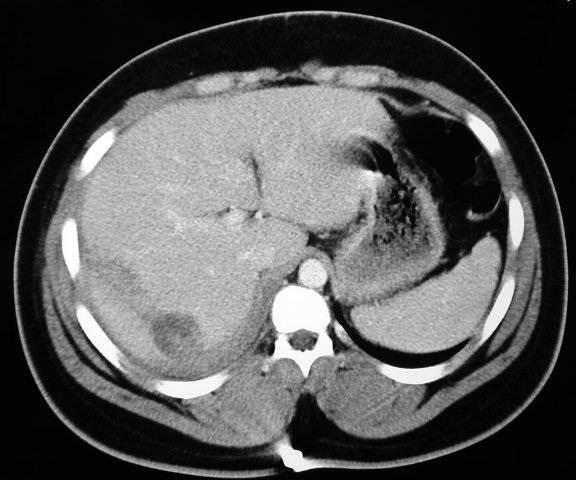
%> input picture Dataset/IMG (1).jpg, 576 x 480 px
$ octave main.m   (GNU Octave 9; MATLAB toolbox functions it lacks are replaced by stand-ins)
%> lines starting %> are read from the running program, lines starting %| are printed output that depends on the picture; in (x1, y1, x2, y2) boxes, pixels count from 0 and x2, y2 are one past the last pixel; in counts of white or black regions, pixels touching at a corner belong together; the program's own positions count from 1
### glcm.m
function [out] = glcm(glcmin,pairs)

if ((nargin > 2) || (nargin == 0))
   error('Too many or too few input arguments. Enter GLCM and pairs.');
elseif ( (nargin == 2) )
    if ((size(glcmin,1) <= 1) || (size(glcmin,2) <= 1))
       error('The GLCM should be a 2-D or 3-D matrix.');
    elseif ( size(glcmin,1) ~= size(glcmin,2) )
        error('Each GLCM should be square with NumLevels rows and NumLevels cols');
    end
elseif (nargin == 1)
    pairs = 0;
    if ((size(glcmin,1) <= 1) || (size(glcmin,2) <= 1))
       error('The GLCM should be a 2-D or 3-D matrix.');
    elseif ( size(glcmin,1) ~= size(glcmin,2) )
       error('Each GLCM should be square with NumLevels rows and NumLevels cols');
    end
end


format long e
if (pairs == 1)
    newn = 1;
    for nglcm = 1:2:size(glcmin,3)
        glcm(:,:,newn)  = glcmin(:,:,nglcm) + glcmin(:,:,nglcm+1);
        newn = newn + 1;
    end
elseif (pairs == 0)
    glcm = glcmin;
end

size_glcm_1 = size(glcm,1);
size_glcm_2 = size(glcm,2);
size_glcm_3 = size(glcm,3);

out.autoc = zeros(1,size_glcm_3);
out.contr = zeros(1,size_glcm_3);
out.corrm = zeros(1,size_glcm_3);
out.corrp = zeros(1,size_glcm_3);
out.cprom = zeros(1,size_glcm_3);
out.cshad = zeros(1,size_glcm_3);
out.dissi = zeros(1,size_glcm_3);
out.energ = zeros(1,size_glcm_3);
out.entro = zeros(1,size_glcm_3);
out.homom = zeros(1,size_glcm_3);
out.homop = zeros(1,size_glcm_3);
out.maxpr = zeros(1,size_glcm_3);
out.sosvh = zeros(1,size_glcm_3);
out.savgh = zeros(1,size_glcm_3);
out.svarh = zeros(1,size_glcm_3);
out.senth = zeros(1,size_glcm_3);
out.dvarh = zeros(1,size_glcm_3);
out.denth = zeros(1,size_glcm_3);
out.inf1h = zeros(1,size_glcm_3);
out.inf2h = zeros(1,size_glcm_3);
out.indnc = zeros(1,size_glcm_3);
out.idmnc = zeros(1,size_glcm_3);

glcm_sum  = zeros(size_glcm_3,1);
glcm_mean = zeros(size_glcm_3,1);
glcm_var  = zeros(size_glcm_3,1);

u_x = zeros(size_glcm_3,1);
u_y = zeros(size_glcm_3,1);
s_x = zeros(size_glcm_3,1);
s_y = zeros(size_glcm_3,1);


p_x = zeros(size_glcm_1,size_glcm_3);
p_y = zeros(size_glcm_2,size_glcm_3);
p_xplusy = zeros((size_glcm_1*2 - 1),size_glcm_3);
p_xminusy = zeros((size_glcm_1),size_glcm_3);

hxy  = zeros(size_glcm_3,1);
hxy1 = zeros(size_glcm_3,1);
hx   = zeros(size_glcm_3,1);
hy   = zeros(size_glcm_3,1);
hxy2 = zeros(size_glcm_3,1);


for k = 1:size_glcm_3

    glcm_sum(k) = sum(sum(glcm(:,:,k)));
    glcm(:,:,k) = glcm(:,:,k)./glcm_sum(k);
    glcm_mean(k) = mean2(glcm(:,:,k));
    glcm_var(k)  = (std2(glcm(:,:,k)))^2;

    for i = 1:size_glcm_1

        for j = 1:size_glcm_2

            out.contr(k) = out.contr(k) + (abs(i - j))^2.*glcm(i,j,k);
            out.dissi(k) = out.dissi(k) + (abs(i - j)*glcm(i,j,k));
            out.energ(k) = out.energ(k) + (glcm(i,j,k).^2);
            out.entro(k) = out.entro(k) - (glcm(i,j,k)*log(glcm(i,j,k) + eps));
            out.homom(k) = out.homom(k) + (glcm(i,j,k)/( 1 + abs(i-j) ));
            out.homop(k) = out.homop(k) + (glcm(i,j,k)/( 1 + (i - j)^2));

            out.sosvh(k) = out.sosvh(k) + glcm(i,j,k)*((i - glcm_mean(k))^2);


            out.indnc(k) = out.indnc(k) + (glcm(i,j,k)/( 1 + (abs(i-j)/size_glcm_1) ));
            out.idmnc(k) = out.idmnc(k) + (glcm(i,j,k)/( 1 + ((i - j)/size_glcm_1)^2));
            u_x(k)          = u_x(k) + (i)*glcm(i,j,k);
            u_y(k)          = u_y(k) + (j)*glcm(i,j,k);

        end

    end
    out.maxpr(k) = max(max(glcm(:,:,k)));
end

for k = 1:size_glcm_3

    for i = 1:size_glcm_1

        for j = 1:size_glcm_2
            p_x(i,k) = p_x(i,k) + glcm(i,j,k);
            p_y(i,k) = p_y(i,k) + glcm(j,i,k); % taking i for j and j for i
            if (ismember((i + j),[2:2*size_glcm_1]))
                p_xplusy((i+j)-1,k) = p_xplusy((i+j)-1,k) + glcm(i,j,k);
            end
            if (ismember(abs(i-j),[0:(size_glcm_1-1)]))
                p_xminusy((abs(i-j))+1,k) = p_xminusy((abs(i-j))+1,k) +...
                    glcm(i,j,k);
            end
        end
    end


end

for k = 1:(size_glcm_3)

    for i = 1:(2*(size_glcm_1)-1)
        out.savgh(k) = out.savgh(k) + (i+1)*p_xplusy(i,k);

        out.senth(k) = out.senth(k) - (p_xplusy(i,k)*log(p_xplusy(i,k) + eps));
    end

end

for k = 1:(size_glcm_3)

    for i = 1:(2*(size_glcm_1)-1)
        out.svarh(k) = out.svarh(k) + (((i+1) - out.senth(k))^2)*p_xplusy(i,k);

    end

end
for k = 1:size_glcm_3

    for i = 0:(size_glcm_1-1)
        out.denth(k) = out.denth(k) - (p_xminusy(i+1,k)*log(p_xminusy(i+1,k) + eps));
        out.dvarh(k) = out.dvarh(k) + (i^2)*p_xminusy(i+1,k);
    end
end

for k = 1:size_glcm_3
    hxy(k) = out.entro(k);
    for i = 1:size_glcm_1

        for j = 1:size_glcm_2
            hxy1(k) = hxy1(k) - (glcm(i,j,k)*log(p_x(i,k)*p_y(j,k) + eps));
            hxy2(k) = hxy2(k) - (p_x(i,k)*p_y(j,k)*log(p_x(i,k)*p_y(j,k) + eps));

        end
        hx(k) = hx(k) - (p_x(i,k)*log(p_x(i,k) + eps));
        hy(k) = hy(k) - (p_y(i,k)*log(p_y(i,k) + eps));
    end
    out.inf1h(k) = ( hxy(k) - hxy1(k) ) / ( max([hx(k),hy(k)]) );
    out.inf2h(k) = ( 1 - exp( -2*( hxy2(k) - hxy(k) ) ) )^0.5;

end

corm = zeros(size_glcm_3,1);
corp = zeros(size_glcm_3,1);

for k = 1:size_glcm_3
    for i = 1:size_glcm_1
        for j = 1:size_glcm_2
            s_x(k)  = s_x(k)  + (((i) - u_x(k))^2)*glcm(i,j,k);
            s_y(k)  = s_y(k)  + (((j) - u_y(k))^2)*glcm(i,j,k);
            corp(k) = corp(k) + ((i)*(j)*glcm(i,j,k));
            corm(k) = corm(k) + (((i) - u_x(k))*((j) - u_y(k))*glcm(i,j,k));
            out.cprom(k) = out.cprom(k) + (((i + j - u_x(k) - u_y(k))^4)*...
                glcm(i,j,k));
            out.cshad(k) = out.cshad(k) + (((i + j - u_x(k) - u_y(k))^3)*...
                glcm(i,j,k));
        end
    end

    s_x(k) = s_x(k) ^ 0.5;
    s_y(k) = s_y(k) ^ 0.5;
    out.autoc(k) = corp(k);
    out.corrp(k) = (corp(k) - u_x(k)*u_y(k))/(s_x(k)*s_y(k));
    out.corrm(k) = corm(k) / (s_x(k)*s_y(k));

end

### main.m
% -- Clear commands -- %
clear all
close all
clc

% -- Getting input image -- %

[file,p] = uigetfile('*.*');
%> the answer given: Dataset/IMG (1).jpg

if file == 0

    warndlg('You Have Cancelled...');

else

    I = imread([p file]);
%> I is the input picture: size 480x576x3 uint8; min 0, max 255, mean 86.2

    figure(1),

    imshow(I);
    title('Input Image','FontName','Times New Roman');

% -- Image Noise Filtering -- %

    flevel = 0.5;
    fmat = 3;

    Im = fspecial('gaussian',[fmat fmat],flevel);

    Filt = imfilter(I,Im);

    figure(2),

    imshow(Filt);
    title('Filtered Image','FontName','Times New Roman');


% -- SEgmentation -- %

if size(Filt,3) == 3

    I = rgb2gray(Filt);
%> I: size 480x576 uint8
else
    I = Filt;
end

    imshow(I)

    text(732,501,'Image courtesy of Corel(R)',...
        'FontSize',7,'HorizontalAlignment','right')
    hy = fspecial('sobel');
    hx = hy';
    Iy = imfilter(double(I), hy, 'replicate');
    Ix = imfilter(double(I), hx, 'replicate');
    gradmag = sqrt(Ix.^2 + Iy.^2);

    figure
    imshow(gradmag,[]), title('Gradient magnitude (gradmag)')
    L = watershed(gradmag);
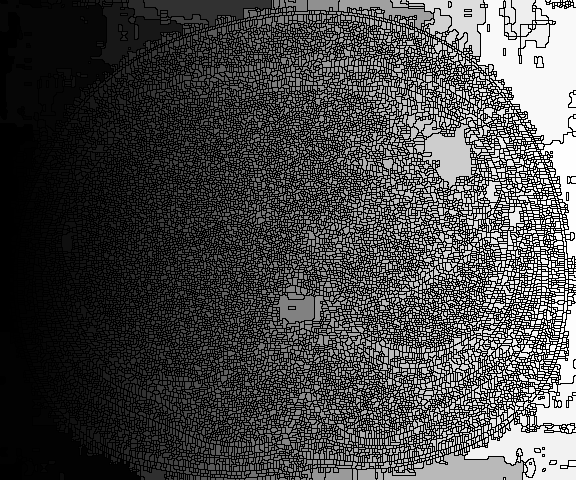
%> L: size 480x576 uint16; min 0, max 16874, mean 4879.4; drawn with min black and max white
    Lrgb = label2rgb(L);
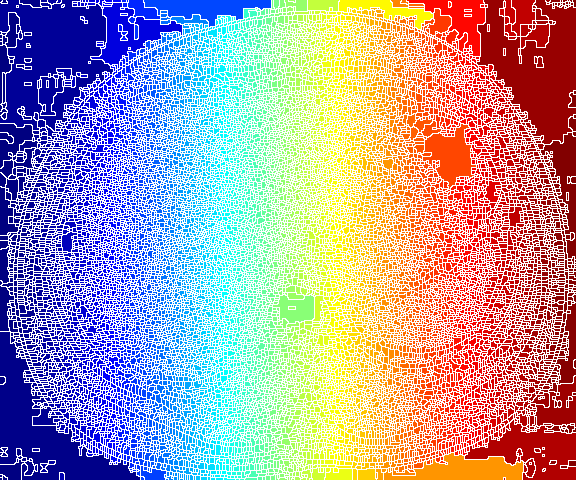
%> Lrgb: size 480x576x3 uint8; mean R, G, B 174.6, 159, 166.2
    figure, imshow(Lrgb), title('Watershed transform of gradient magnitude (Lrgb)')

    se = strel('disk', 20);
    Io = imopen(I, se);
    figure
    imshow(Io), title('Opening (Io)')

    Ie = imerode(I, se);
    Iobr = imreconstruct(Ie, I);

    figure
    imshow(Iobr), title('Opening-by-reconstruction (Iobr)')

    Ioc = imclose(Io, se);

    figure
    imshow(Ioc), title('Opening-closing (Ioc)')

    Iobrd = imdilate(Iobr, se);
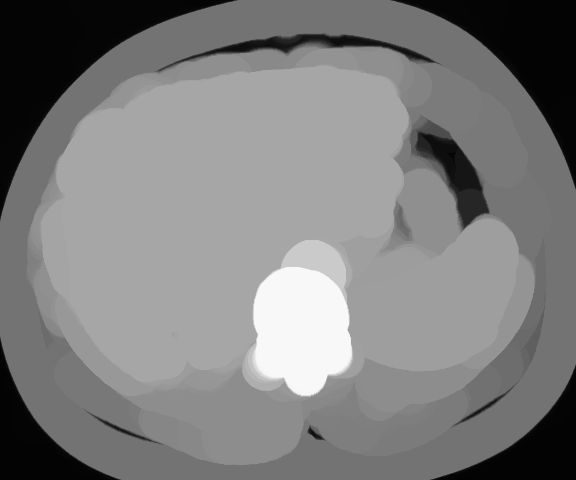
%> Iobrd: size 480x576 uint8; min 2, max 248, mean 125.7
    Iobrcbr = imreconstruct(imcomplement(Iobrd), imcomplement(Iobr));
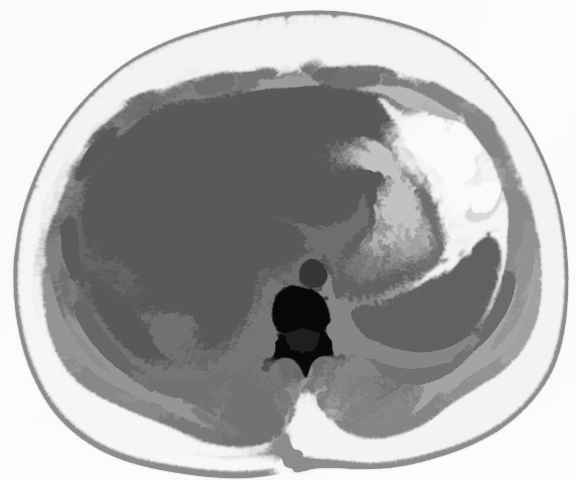
%> Iobrcbr: size 480x576 uint8; min 7, max 253, mean 172.2
    Iobrcbr = imcomplement(Iobrcbr);

    figure
    imshow(Iobrcbr), title('Opening-closing by reconstruction (Iobrcbr)')

    fgm = imregionalmax(Iobrcbr);
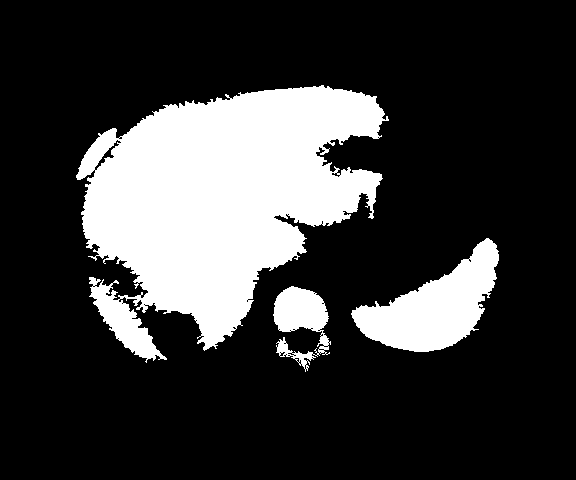
%> fgm: size 480x576 logical; 22.1% white; 3 white regions, box (x1, y1, x2, y2) and area: (76, 85, 389, 363) 50554, (351, 238, 499, 352) 8118, (273, 286, 331, 372) 2513

    figure
    imshow(fgm), title('Regional maxima of opening-closing by reconstruction (fgm)')

    I2 = I;
    I2(fgm) = 255;

    figure
    imshow(I2), title('Regional maxima superimposed on original image (I2)')

    se2 = strel(ones(5,5));
    fgm2 = imclose(fgm, se2);
%> fgm2: size 480x576 logical; 22.7% white; 3 white regions, box (x1, y1, x2, y2) and area: (76, 85, 389, 363) 51883, (351, 238, 499, 352) 8222, (273, 286, 331, 372) 2730
    fgm3 = imerode(fgm2, se2);
%> fgm3: size 480x576 logical; 20.7% white; 6 white regions (1 under 20 px), largest, box (x1, y1, x2, y2) and area: (79, 88, 386, 347) 46274, (354, 241, 497, 350) 7159, (91, 279, 161, 358) 1879, (276, 289, 326, 330) 1588, (279, 335, 327, 366) 307

    fgm4 = bwareaopen(fgm3, 20);
    I3 = I;
    I3(fgm4) = 200;

    figure
    imshow(I3)
    title('Modified regional maxima superimposed on original image (fgm4)')


    for ii = 1:size(fgm4,1)
        for jj = 1:size(fgm4,2)
            if fgm4(ii,jj) == 1
                outp(ii,jj) = I(ii,jj);
            else
                outp(ii,jj) = 0;
            end
        end
    end
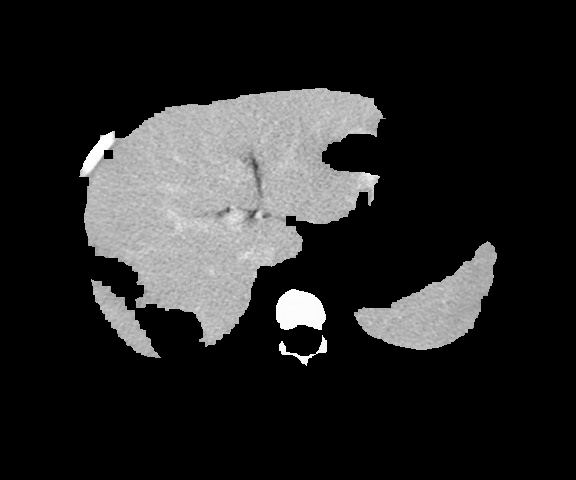
%> outp: size 480x576 double; min 0, max 255, mean 38.2


    figure
    imshow(outp,[])
    title('Modified regional maxima superimposed on original image (fgm4)')


    bw1 = double(fgm);
    bw1 = im2bw(bw1);
    figure(11),
    imshow(I), title('Objects in cluster 1');

    hold on;

    boundaries = bwboundaries(bw1);
%> boundaries = 41 boundaries; largest, box (x1, y1, x2, y2) and points: (76, 85, 389, 363) 2184, (351, 238, 499, 352) 464, (273, 286, 331, 372) 461, (95, 140, 121, 170) 84, (332, 173, 340, 177) 17
    numberOfBoundaries = size(boundaries);
%> numberOfBoundaries = [41 1]

    for k = 1 : numberOfBoundaries

        thisBoundary= boundaries{k};
        figure(11),plot(thisBoundary(:,2), thisBoundary(:,1), 'r', 'LineWidth',1.5);

    end
%> this loop made 41 passes
%> thisBoundary on passes 4, 6, 7, 8, 9, 10, 11, 12: [287 94; 287 95; 287 94], [339 119; 339 119], [139 120; 138 121; 138 122; 139 122; 139 121; 139 120], [304 123; 304 123], [305 145; 305 145], [321 197; 321 197], [328 234; 328 235; 329 236; 329 235; 328 234], [301 248; 302 248; 301 248]
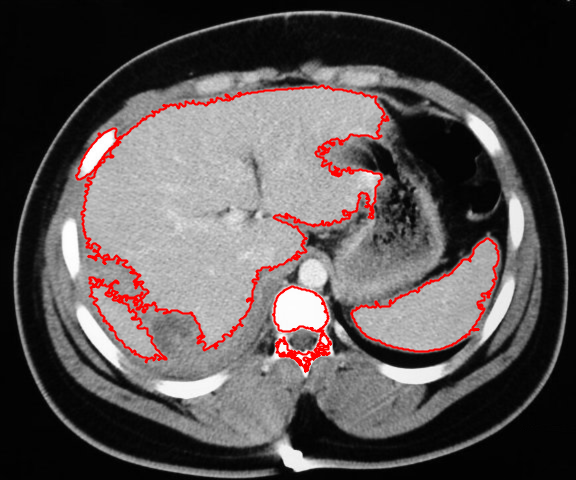
%> figure redrawn from the program's plot data; its title reads 'Objects in cluster 1'
    hold off;


% -- GLCM Feature -- %

GLCM2 = graycomatrix((outp),'Offset',[2 0;0 2]);

stats = glcm(GLCM2,0);
%> after the loop in glcm, `for k = 1:size_glcm_3`: glcm_mean = [0.0156; 0.0156]; glcm_sum = [275328; 275520]; glcm_var = [0.0102; 0.0103]; out = {autoc [0 0], contr [0.512 0.417], corrm [0 0], corrp [0 0], cprom [0 0], cshad [0 0]}; u_x = [2.45; 2.45]
%> after the loop in glcm, `for k = 1:size_glcm_3`: p_x = [0.792 0.792; 0 0; 0 0; 0 0; 0 0; 0 0; 0 0; 0.208 0.208]; p_xminusy = [0.99 0.991; 0 0; 0 0; 0 0; 0 0; 0 0; 0 0; 0.0104 0.00851]; p_xplusy = 15 rows, first 12: [0.787 0.788; 0 0; 0 0; 0 0; 0 0; 0 0; 0 0; 0.0104 0.00851; 0 0; 0 0; 0 0; 0 0]; p_y has the same summary as p_x
%> after the loop in glcm, `for k = 1:size_glcm_3`: hx = [0.511; 0.511]; hxy = [0.567; 0.558]; hxy1 = [1.02; 1.02]; hy = [0.511; 0.511]
%> after the loop in glcm, `for k = 1:size_glcm_3`: corm = [7.81; 7.85]; corp = [13.83; 13.87]; out = {autoc [13.83 13.87], contr [0.512 0.417], corrm [0.968 0.974], corrp [0.968 0.974], cprom [3124.4 3138.5], cshad [257.7 258.9]}; s_x = [2.84; 2.84]
%> stats has the same summary as out in glcm

v1 = stats.autoc(1);
%> v1 = 13.83
v2 = stats.contr(1);
%> v2 = 0.512
v3 = stats.corrm(1);
%> v3 = 0.968
v4 = stats.corrp(1);
%> v4 = 0.968
v5 = stats.cprom(1);
%> v5 = 3124.4
v6 = stats.cshad(1);
%> v6 = 257.7
v7 = stats.dissi(1);
%> v7 = 0.0731
v8 = stats.energ(1);
%> v8 = 0.66
v9 = stats.entro(1);
%> v9 = 0.567
v10 = stats.homom(1);
%> v10 = 0.991
v11 = stats.homop(1);
%> v11 = 0.99
v12 = stats.maxpr(1);
%> v12 = 0.787
v13 = stats.idmnc(1);
%> v13 = 0.995

Glcm_fea = [v1 v2 v3 v4 v5 v6 v7 v8 v9 v10 v11 v12 v13];
%> Glcm_fea = [13.83 0.512 0.968 0.968 3124.4 257.7 0.0731 0.66 0.567 0.991 0.99 0.787 0.995]

A = Glcm_fea
%> A has the same summary as Glcm_fea
end

$ run again, on Dataset/IMG (11).jpg
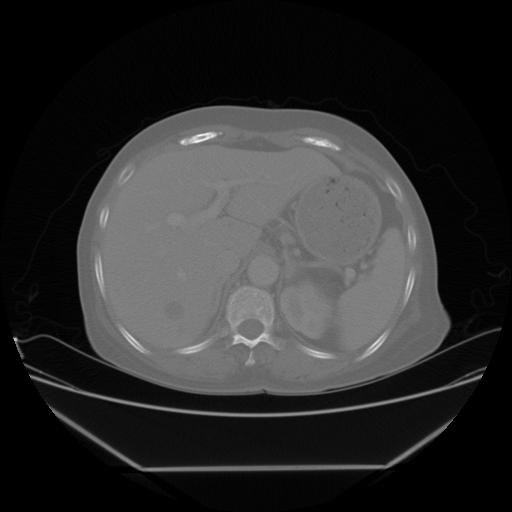
%> input picture Dataset/IMG (11).jpg, 512 x 512 px
%> I is the input picture: size 512x512 uint8; min 0, max 255, mean 45.2
%> fgm: size 512x512 logical; 13.8% white; 2 white regions, box (x1, y1, x2, y2) and area: (94, 146, 340, 356) 31549, (339, 229, 416, 350) 4593
%> I2: size 512x512 uint8; min 0, max 255, mean 62.8
%> fgm2: size 512x512 logical; 14.1% white; 2 white regions, box (x1, y1, x2, y2) and area: (94, 146, 340, 356) 32270, (339, 229, 416, 350) 4790
%> fgm3: size 512x512 logical; 12.6% white; 5 white regions (2 under 20 px), largest, box (x1, y1, x2, y2) and area: (97, 148, 337, 353) 26413, (341, 231, 414, 347) 3969, (223, 257, 282, 348) 2767
%> I3: size 512x512 uint8; min 0, max 241, mean 54.5
%> after the loop `for ii = 1:size(fgm4,1)`:
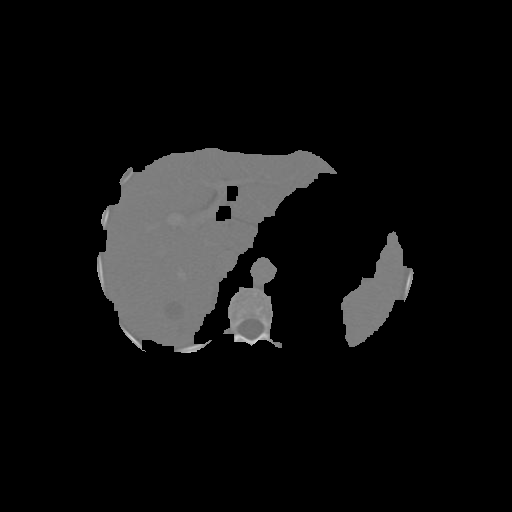
%> outp: size 512x512 double; min 0, max 211, mean 16
%> boundaries = 9 boundaries; largest, box (x1, y1, x2, y2) and points: (94, 146, 340, 356) 1562, (339, 229, 416, 350) 422, (130, 175, 134, 180) 10, (120, 321, 123, 324) 8, (233, 200, 236, 203) 6
%> numberOfBoundaries = [9 1]
%> the loop `for k = 1 : numberOfBoundaries` made 9 passes
%> thisBoundary on passes 5 to 9: [330 132; 330 133; 331 133; 331 132; 330 132], [201 234; 201 235; 202 236; 203 236; 202 235; 201 234], [186 245; 186 246; 186 245], [161 328; 161 328], [280 361; 280 361]
%> after the loop `for k = 1 : numberOfBoundaries`:
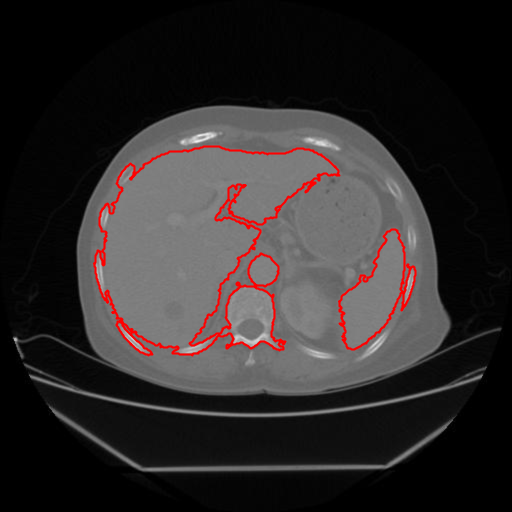
%> figure redrawn from the program's plot data; its title reads 'Objects in cluster 1'
%> after the loop in glcm, `for k = 1:size_glcm_3`: glcm_mean = [0.0156; 0.0156]; glcm_sum = [261120; 261120]; glcm_var = [0.012; 0.012]; out = {autoc [0 0], contr [0.335 0.357], corrm [0 0], corrp [0 0], cprom [0 0], cshad [0 0]}; u_x = [1.89; 1.89]
%> after the loop in glcm, `for k = 1:size_glcm_3`: p_x = [0.873 0.873; 0 0; 0 0; 0 0; 0 0; 0 0; 0 0; 0.127 0.127]; p_xminusy = [0.993 0.993; 0 0; 0 0; 0 0; 0 0; 0 0; 0 0; 0.00684 0.00728]; p_xplusy = 15 rows, first 12: [0.87 0.869; 0 0; 0 0; 0 0; 0 0; 0 0; 0 0; 0.00684 0.00728; 0 0; 0 0; 0 0; 0 0]; p_y has the same summary as p_x
%> after the loop in glcm, `for k = 1:size_glcm_3`: hx = [0.381; 0.381]; hxy = [0.419; 0.421]; hxy1 = [0.761; 0.761]; hy = [0.381; 0.381]
%> after the loop in glcm, `for k = 1:size_glcm_3`: corm = [5.26; 5.25]; corp = [8.83; 8.82]; out = {autoc [8.83 8.82], contr [0.335 0.357], corrm [0.969 0.967], corrp [0.969 0.967], cprom [2770.8 2766.2], cshad [221.7 221.3]}; s_x = [2.33; 2.33]
%> stats has the same summary as out in glcm
%> v1 = 8.83
%> v2 = 0.335
%> v3 = 0.969
%> v5 = 2770.8
%> v6 = 221.7
%> v7 = 0.0479
%> v8 = 0.772
%> v9 = 0.419
%> v10 = 0.994
%> v11 = 0.993
%> v12 = 0.87
%> v13 = 0.997
%> Glcm_fea = [8.83 0.335 0.969 0.969 2770.8 221.7 0.0479 0.772 0.419 0.994 0.993 0.87 0.997]
%> A has the same summary as Glcm_fea
